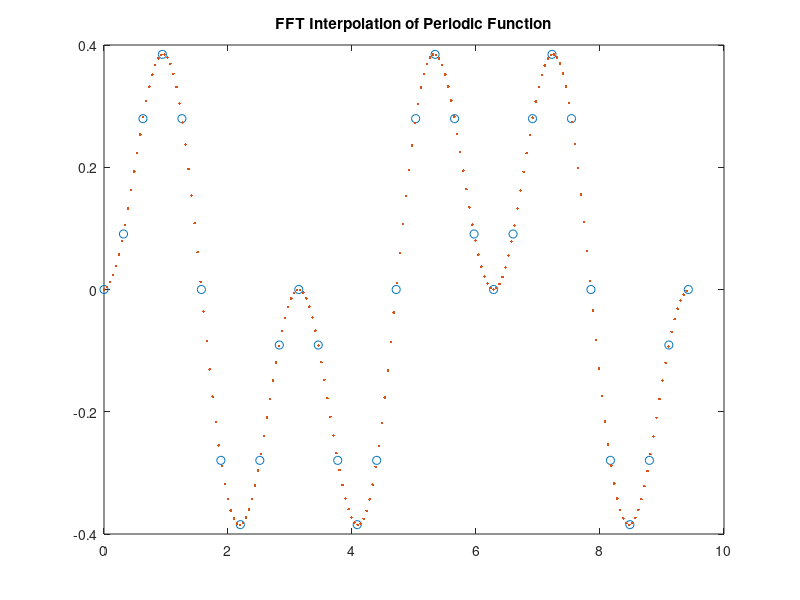

Reproduce this figure in MATLAB.
% Interpolates complex functions using the fast fourier transform scheme.
% 
%% Start
    clc; clear;

%% The Func to interp 
    dx = 3*pi/30;
    x = 0:dx:3*pi;
    f = sin(x).^2 .* cos(x);
    plot(x,f,'o')

%% Use FFT to do the interpolations: 
    N = 200;
    y = interpft(f,N);
    
%%  Interp
    dy = dx*length(x)/N;
    x2 = 0:dy:3*pi;
    y = y(1:length(x2));

%% Plotting the Results: 
    hold on
    plot(x2,y,'.')
    title('FFT Interpolation of Periodic Function')
    
    
